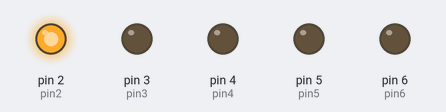
Recording of a sketch running on a simulated Arduino Uno, built with avr-gcc and run on an emulated ATmega328P. On the bench: output pins drawn as LEDs (lit = HIGH).

Above: at 0.3 s.
At 1.8 s:
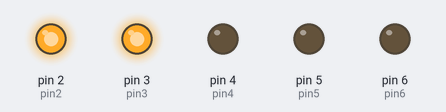
At 2.6 s:
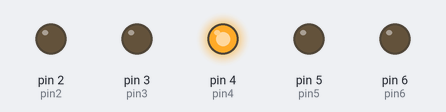
At 3.3 s:
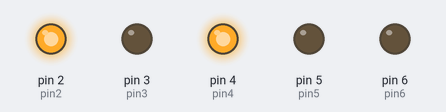
At 4.8 s:
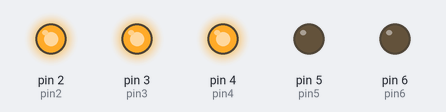
At 7.1 s:
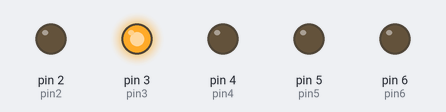
Timing chart, 0 to 7.8 s (numbered marks = the images above):
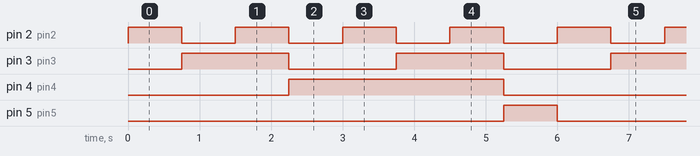

The sketch:

binaryBlink.ino.ino
```cpp
int pin2 = 2;
int pin3 = 3;
int pin4 = 4;
int pin5 = 5;
int pin6 = 6;
int pause = 750;


void setup() {
  // put your setup code here, to run once:
pinMode(pin2,OUTPUT);
pinMode(pin3,OUTPUT);
pinMode(pin4,OUTPUT);
pinMode(pin5,OUTPUT);
pinMode(pin6,OUTPUT);
}

void loop() {
  // put your main code here, to run repeatedly:

//1
digitalWrite(pin2,HIGH);
digitalWrite(pin3,LOW);
digitalWrite(pin4,LOW);
digitalWrite(pin5,LOW);
digitalWrite(pin6,LOW);
delay(pause);


//2
digitalWrite(pin2,LOW);
digitalWrite(pin3,HIGH);
digitalWrite(pin4,LOW);
digitalWrite(pin5,LOW);
digitalWrite(pin6,LOW);
delay(pause);

//3
digitalWrite(pin2,HIGH);
digitalWrite(pin3,HIGH);
digitalWrite(pin4,LOW);
digitalWrite(pin5,LOW);
digitalWrite(pin6,LOW);
delay(pause);

//4
digitalWrite(pin2,LOW);
digitalWrite(pin3,LOW);
digitalWrite(pin4,HIGH);
digitalWrite(pin5,LOW);
digitalWrite(pin6,LOW);
delay(pause);

//5
digitalWrite(pin2,HIGH);
digitalWrite(pin3,LOW);
digitalWrite(pin4,HIGH);
digitalWrite(pin5,LOW);
digitalWrite(pin6,LOW);
delay(pause);

//6
digitalWrite(pin2,LOW);
digitalWrite(pin3,HIGH);
digitalWrite(pin4,HIGH);
digitalWrite(pin5,LOW);
digitalWrite(pin6,LOW);
delay(pause);

//7
digitalWrite(pin2,HIGH);
digitalWrite(pin3,HIGH);
digitalWrite(pin4,HIGH);
digitalWrite(pin5,LOW);
digitalWrite(pin6,LOW);
delay(pause);

//8
digitalWrite(pin2,LOW);
digitalWrite(pin3,LOW);
digitalWrite(pin4,LOW);
digitalWrite(pin5,HIGH);
digitalWrite(pin6,LOW);
delay(pause);

}
```

Measured:
- by itself, pin 2 (pin2): alternates HIGH for 0.75 s and LOW for 0.75 s
- by itself, pin 3 (pin3): alternates HIGH for 1.5 s and LOW for 1.5 s
- by itself, pin 4 (pin4): alternates HIGH for 3.0 s and LOW for 3.0 s
- by itself, pin 5 (pin5): alternates HIGH for 0.75 s and LOW for 5.3 s
